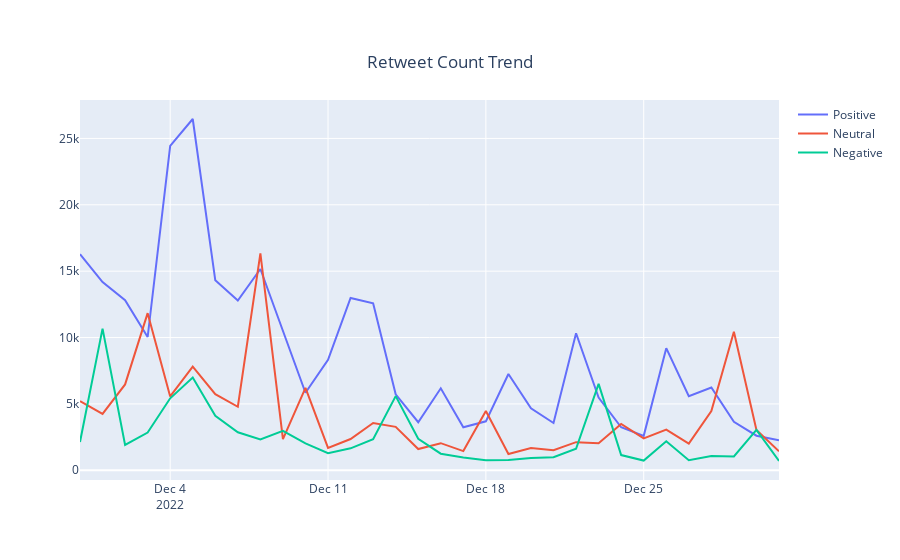

Here is the notebook cell this chart was saved with:
### Code cell
fig=go.Figure()
fig.add_trace(go.Scatter(x=datadatepos.index,y=datadatepos['retweet_count'],name='Positive'))
fig.add_trace(go.Scatter(x=datadateneu.index,y=datadateneu['retweet_count'],name='Neutral'))
fig.add_trace(go.Scatter(x=datadateneg.index,y=datadateneg['retweet_count'],name='Negative'))
fig.update_layout(
    title={'text':"Retweet Count Trend",'y':0.9,
        'x':0.5,
        'xanchor': 'center',
        'yanchor': 'top'})
fig.show()
